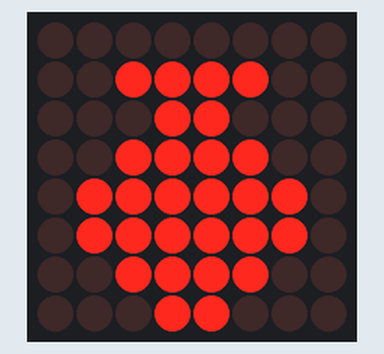
This program was run on a simulated Raspberry Pi (BCM pin numbers). On the bench: 8×8 LED matrix. At 6.2 s the program stops and its outputs stay as they are.

Above: at 0.1 s.
At 1.16 s:
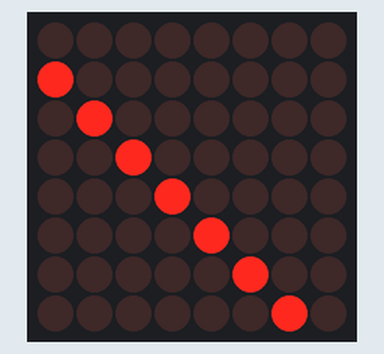
At 1.66 s:
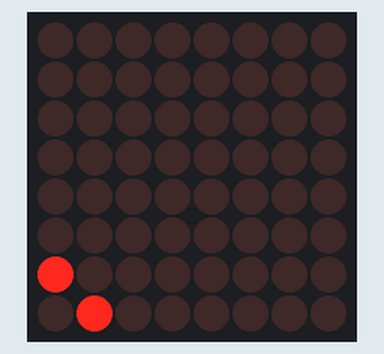
At 2.17 s:
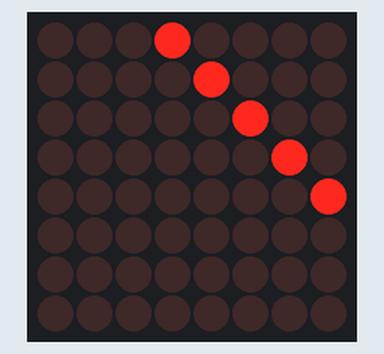
At 3.18 s:
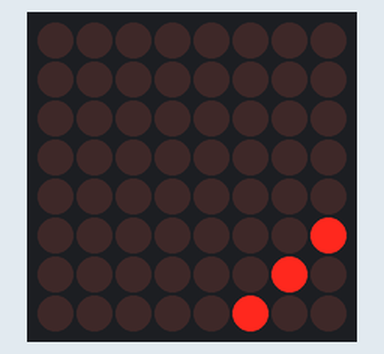
At 4.3 s:
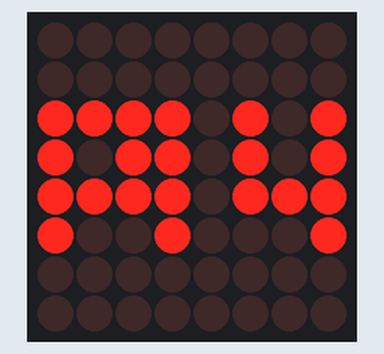

The program:

start.py
```python
from luma.led_matrix.device import max7219
from luma.core.interface.serial import spi
from startup import XStart
from pi4 import PI4
from pi_logo import PI4Logo


def main():
    serial = spi(port=0, device=0)
    device = max7219(serial, cascaded=1)

    start = XStart(device, 0.1)
    seq = [start.verlined, start.verlineu, start.verlined_reverse, start.verlined_reverseu]

    pi_logo = PI4Logo(device, 1)
    pi_logo.draw_logo()
    count = 0
    while True:
        for func in seq:
            func()
            count += 1
        if count == 1:
            continue


        raspi = PI4(device, 2)
        raspi.pi4()

        break

if __name__ == "__main__":
    main()
```

startup.py
```python
from luma.led_matrix.device import max7219
from luma.core.interface.serial import spi
from luma.core.render import canvas
from time import sleep

class XStart:
    def __init__(self, device, period=0.5):
        self.device = device
        self.period = period


    def verlined(self):
        for x in range(8):
            with canvas(self.device) as draw:
                for i in range(8):
                    draw.point((i, i+x), fill="white")
            sleep(self.period)

    def verlineu(self):
        for x in range(8):
            with canvas(self.device) as draw:
                for i in range(8):
                    draw.point((i, i-x), fill="white")
            sleep(self.period)


    def verlined_reverse(self):

        for x in range(8):
            with canvas(self.device) as draw:
                for i in range(8):
                    draw.point((i, 7 - (i - x)), fill="white")
            sleep(self.period)

    def verlined_reverseu(self):
        for x in range(8):
            with canvas(self.device) as draw:
                for i in range(8):
                    draw.point((i, 7 - (i + x)), fill="white")
            sleep(self.period)

def main():
        # Initialize the device
    serial = spi(port=0, device=0)
    device = max7219(serial, cascaded=1)
    start = XStart(device, 0.2)
    seq = [start.verlined(), start.verlineu(), start.verlined_reverse(), start.verlined_reverseu()]

    while True:
        for func in seq:
            func()


if __name__ == "__main__":
    main()


"""
def verlined():
    # Create a separate drawing context for the whole process
    for x in range(8):
        with canvas(device) as draw:
            for i in range(8):
                draw.point((x, i+x), fill="white")
        sleep(0.5)  # Wait for 0.5 seconds before drawing the next line

"""
```

pi4.py
```python
from luma.led_matrix.device import max7219
from luma.core.interface.serial import spi
from luma.core.render import canvas
from PIL import ImageFont
from time import sleep


class PI4:
    def __init__(self, device, period):
        self.device = device
        self.period = period

    def pi4(self):

        P = [(0, 2), (0, 3), (0, 4), (0, 5), (1, 2), (2, 2), (2, 3), (2, 4), (1, 4)]
        i = [(3, 2) ,(3, 3) ,(3, 4), (3, 5)]
        four = [(5, 2), (5, 3), (5, 4), (6, 4), (7, 4), (7, 3), (7, 2), (7, 5)]
        with canvas(self.device) as draw:
            draw.point(P+i+four, fill="white")
        sleep(self.period)

def main():
    serial = spi(port=0, device=0)
    device = max7219(serial, cascaded=1)
    rasppi4 = PI4(device, 1)
    rasppi4.pi4()


if __name__ == "__main__":
    main()
```

pi_logo.py
```python
from luma.led_matrix.device import max7219
from luma.core.interface.serial import spi
from luma.core.render import canvas
from time import sleep

class PI4Logo:
    def __init__(self, device, period):
        self.device = device
        self.period = period

    def rotate_90_clockwise(self, points):
        # Rotate each point (x, y) by 90 degrees clockwise
        return [(y, 7 - x) for x, y in points]

    def draw_logo(self):
        # Simplified version of the Raspberry Pi logo on an 8x8 matrix
        logo = [
            # Raspberry shape (main circle)
            (2, 3), (2, 4), (3, 2), (3, 5),
            (4, 1), (4, 6), (5, 1), (5, 6),
            (6, 2), (6, 5), (7, 3), (7, 4),

            # Leaves or stem (top part)
            (1, 3), (1, 4), (1, 2), (1, 5),

            # Filling the interior of the raspberry shape
            (3, 3), (3, 4), (4, 2), (4, 3), (4, 4), (4, 5),
            (5, 2), (5, 3), (5, 4), (5, 5),
            (6, 2), (6, 3), (6, 4)
        ]


        # Rotate the logo 90 degrees clockwise three times (to achieve a 270-degree rotation)
        rotated_logo_once = self.rotate_90_clockwise(logo)
        rotated_logo_twice = self.rotate_90_clockwise(rotated_logo_once)
        rotated_logo_thrice = self.rotate_90_clockwise(rotated_logo_twice)

        # Draw the rotated logo on the matrix
        with canvas(self.device) as draw:
            draw.point(rotated_logo_thrice, fill="white")
        sleep(self.period)


def main():
    # Initialize the SPI interface and the LED matrix device
    serial = spi(port=0, device=0)
    device = max7219(serial, cascaded=1)  # 1 matrix display
    pi_logo = PI4Logo(device, 1)  # Set period to 1 second
    pi_logo.draw_logo()


if __name__ == "__main__":
    main()
```

Measured:
- what the display in image 5 shows lasts 2.0 s, from 4.2 s to 6.2 s
